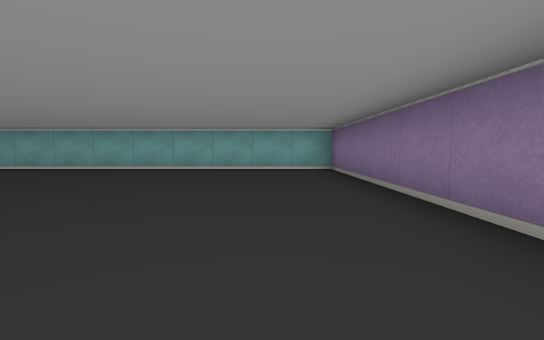
[1] (above)

24 first-person views from a walk through a cub3D maze. The camera is about half as high as the walls, tilts 4° down and sees 85° across. The floor is counted in squares. Each view is taken from the middle of a square. On the plan, view 1 faces up. The plan holds only what a view shows up to about 9 squares ahead; the rest is blank.

[2]
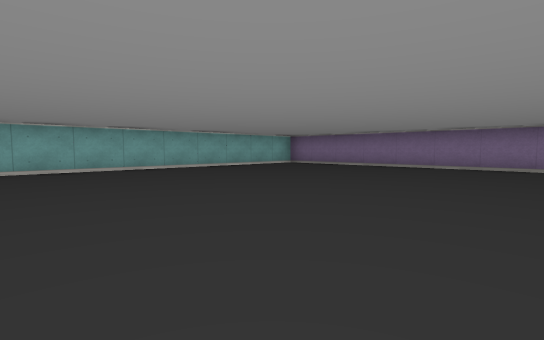

[3]
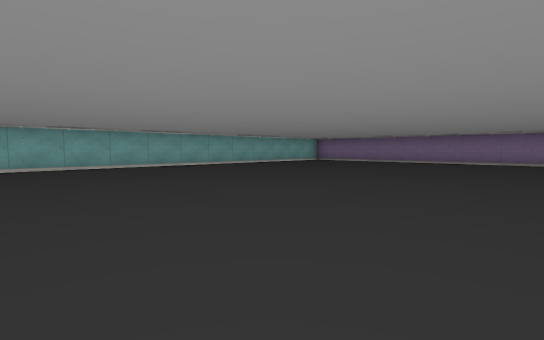

[4]
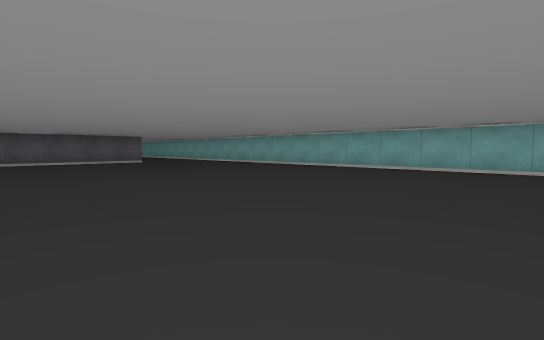

[5]
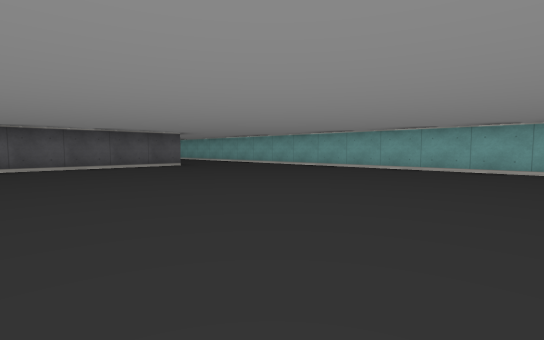

[6]
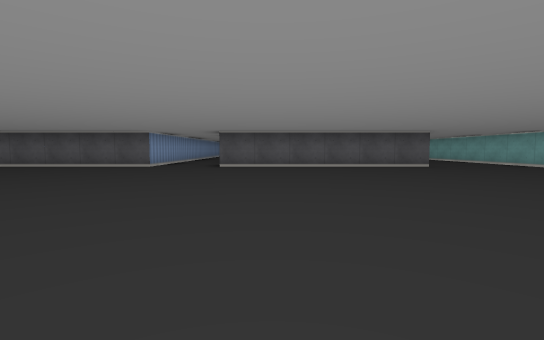

[7]
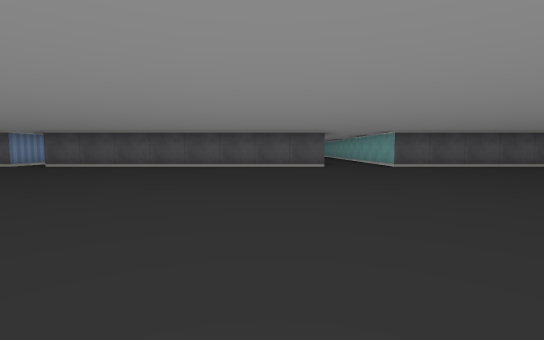

[8]
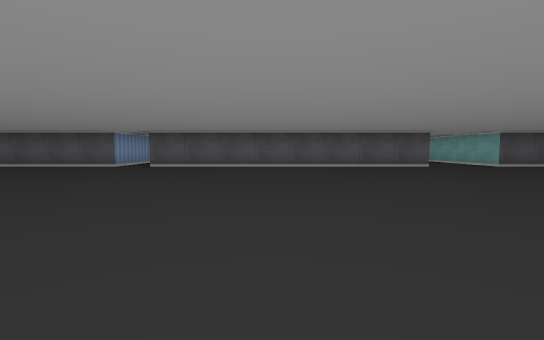

[9]
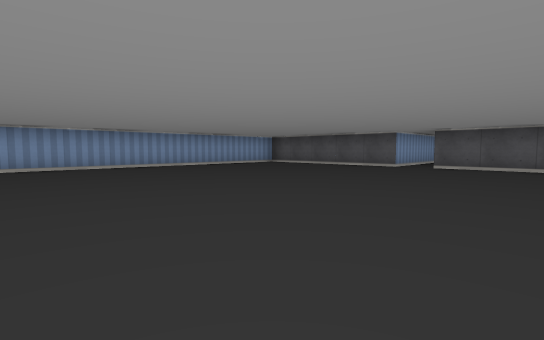

[10]
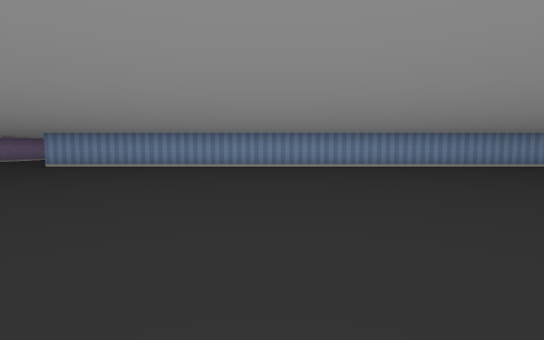

[11]
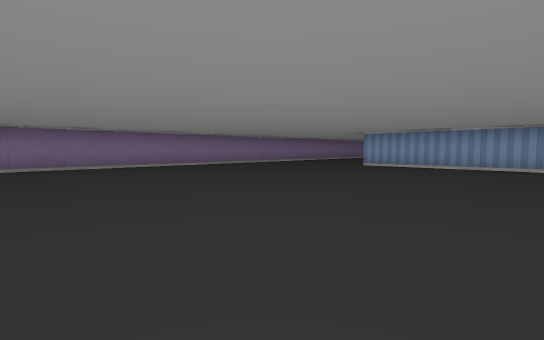

[12]
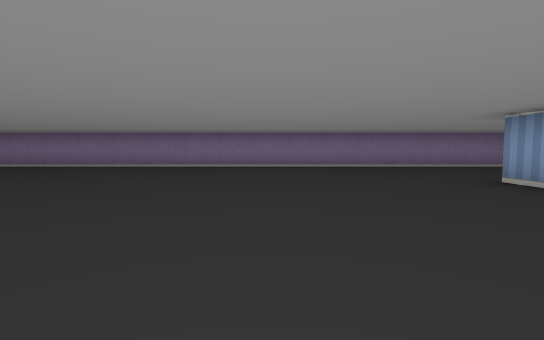

[13]
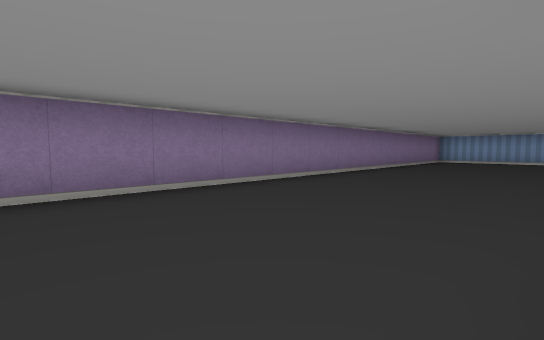

[14]
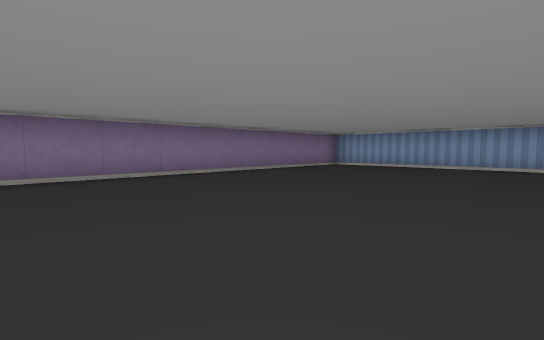

[15]
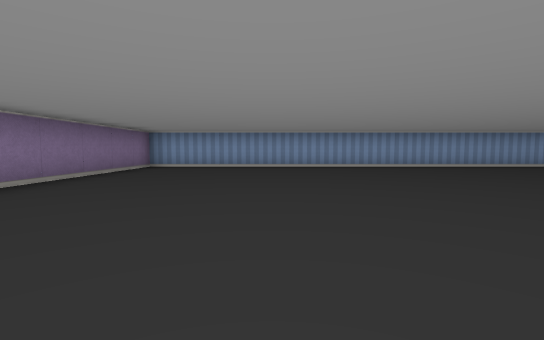

[16]
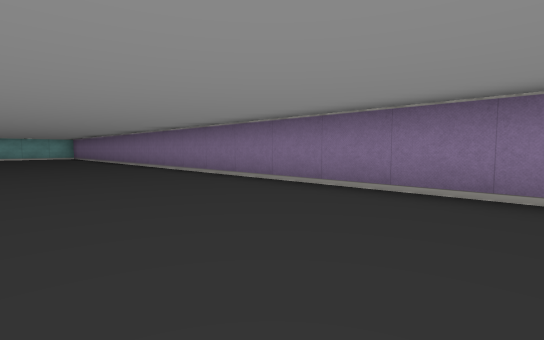

[17]
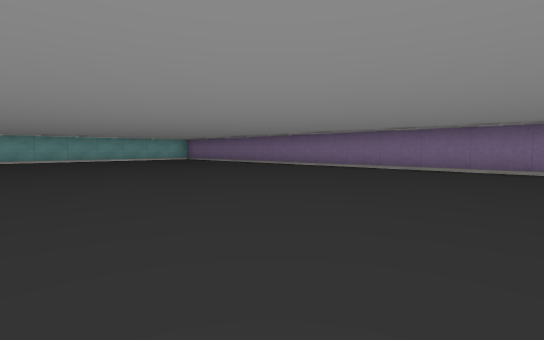

[18]
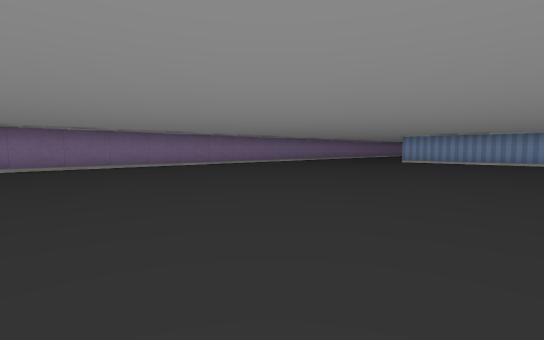

[19]
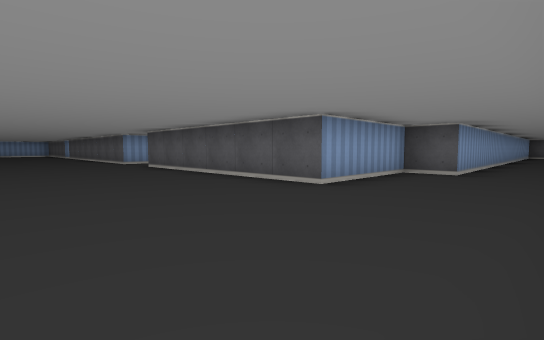

[20]
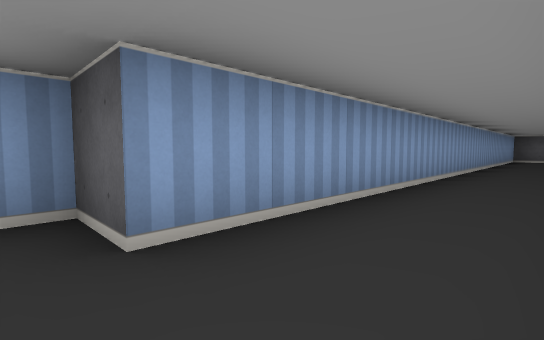

[21]
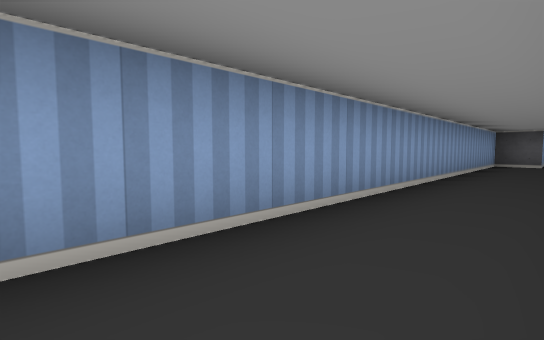

[22]
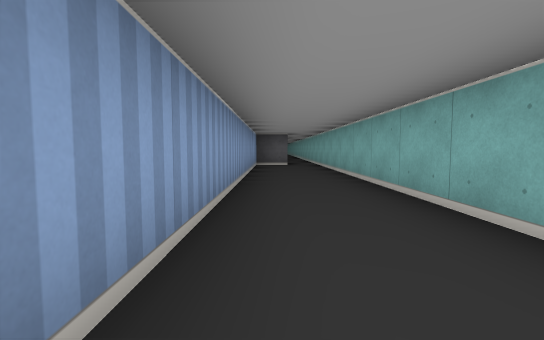

[23]
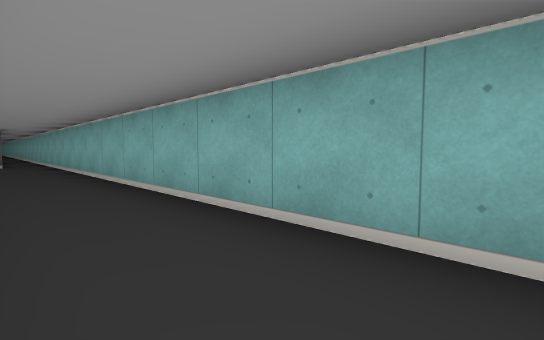

[24]
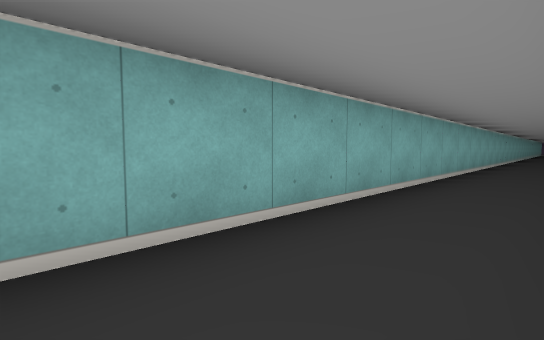

### Floor plan
Points are (right, up) in squares from view 1. A wall is a line through its corners. A room is listed if a view was taken in it or the views show most of it. See-through windows are left out.
Room 1 (views 1, 2, 3, 4, 5, 6, 7, 8, 9, 10, 11, 12, 13, 16, 17, 18, 19, 20, 21, 22, 23, 24)
walls: (-19.5, -3.5) (-19.5, -11.5); (-19.5, -12.5) (-19.5, -15.9); (-16.9, -17.5) (-2.5, -17.5); (1.5, -19.5) (1.5, 7.5) (-37.2, 7.5); (-36.5, 6.6) (-36.5, 5.5) (-22.5, 5.5) (-22.5, 4.5) (-19.5, 4.5) (-19.5, -1.5)
ways out: opening at (-0.5, -19) to room 2; opening at (-36, 7); opening at (-19, -12); opening at (-19, -2.5)
Room 2 (views 14, 15)
walls: (-9.9, -29.5) (1.5, -29.5) (1.5, -19.5)
ways out: opening at (-0.5, -19) to room 1

Positions as (right, up) in squares from view 1, and headings:
1: (0, 0), facing up
2: (-7, 0), facing up-right
3: (-10, -1), facing up-right
4: (-8, 0), facing up-left
5: (-11, 0), facing up-left
6: (-11, 0), facing left
7: (-11, -5), facing left
8: (-11, -8), facing left
9: (-11, -9), facing down-left
10: (-9, -9), facing down
11: (-7, -9), facing down-right
12: (-7, -14), facing right
13: (-2, -17), facing down-right
14: (-4, -21), facing down-right
15: (-2, -21), facing down
16: (-2, -10), facing up-right
17: (-6, -6), facing up-right
18: (-7, -6), facing down-right
19: (-16, 7), facing down-left
20: (-22, 7), facing down-left
21: (-26, 7), facing down-left
22: (-27, 6), facing left
23: (-26, 6), facing up-left
24: (-29, 6), facing up-right
